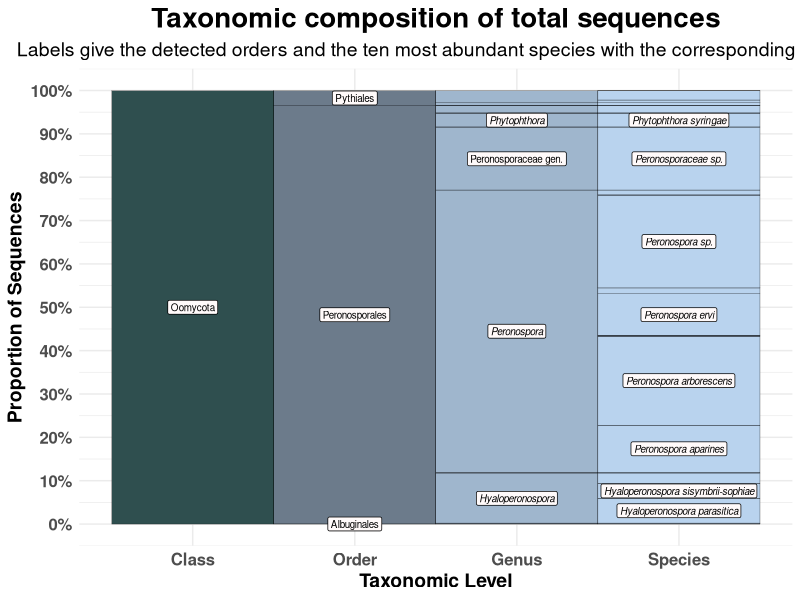

This figure's R source: (Note: this script raises an error after producing the figure.)
## ---- chunk 1
knitr::opts_chunk$set(echo = TRUE)
## ---- chunk 2
rm(list = ls())

library(magrittr)
library(ggplot2)
library(igraph)
library(ggraph)
library(plyr)
library(ggpubr)


TAX = as.data.frame(read.csv("../00_Data/Oomycota/04_Oomycota_filtered_NCBI-nt_blasted_sorted_BestHit_TaxonomyTable_Oomycetes_sequences_vsearch-ITS1-BestHit_AnnotationRefined_NoPipe.tsv", 
                    header = F, 
                    sep = "\t", 
                    stringsAsFactors = T))
OTU_Table = as.data.frame(read.csv("../00_Data/Oomycota/05_Oomycota_OTU_Table_new_min-freq-20617_min-feat-5_transposed_withMetadata.tsv", 
                     header = T, 
                     sep = "\t", 
                     stringsAsFactors = T))

SampleMetadata = OTU_Table[,1:5]
OTU_Table = OTU_Table[,6:ncol(OTU_Table)]

Abundances = colSums(OTU_Table)
TAX = cbind(TAX, Abundances)

colnames(TAX) = c("OTU_Number", "Order", "Family", "Genus", "Species", "Reference", "PercentID", "Abundance")
TAX$OTU_ID = paste0("OTU", TAX$OTU_Number, "_", TAX$Species)
TAX$Class = "Oomycota"


# aggregate same species and sum their abundance
TAX_aggregated = ddply(TAX, "Species", numcolwise(sum))
# skip the family because it's quite redundant with the order
TAX = subset(TAX, select = c("Class", "Order", "Genus", "Species"))
TAX = TAX[order(TAX[,"Species"]),]
TAX_tmp0 = cbind.data.frame(Node1 = TAX$Class, Node.2 = TAX$Order)
TAX_tmp1 = cbind.data.frame(Node1 = TAX$Order, Node.2 = TAX$Genus)
#TAX_tmp2 = cbind.data.frame(Node1 = TAX$Family, Node.2 = TAX$Genus)
TAX_tmp3 = cbind.data.frame(Node1 = TAX$Genus, Node.2 = TAX$Species)
TAX_nodes = cbind.data.frame(Node1 = TAX_aggregated$Species, size = TAX_aggregated$Abundance)
# Here we extract the "non-leaf" levels, like Order and Genus
# then we set their abundance to 0
Others = cbind.data.frame(Node1 = c(as.character(TAX$Class), 
                                    as.character(TAX$Order), 
                                    #as.character(TAX$Family), 
                                    as.character(TAX$Genus)), 
                          size = 0) %>% unique()
Others$size = as.numeric(Others$size)
TAX_nodes = rbind(Others, TAX_nodes)
TAX_tree = rbind(TAX_tmp0, 
                 TAX_tmp1, 
                 #TAX_tmp2, 
                 TAX_tmp3)
TAX_nodes$size = as.numeric(TAX_nodes$size)
## ---- chunk 3
edges = as.data.frame(TAX_tree)
vertices = as.data.frame(TAX_nodes)
vertices$size = as.numeric(vertices$size)
# mask species labels to plot only higher taxonomic labels
# like Order, Family and Genus
vertices$BaseHits = ifelse(vertices$size != 0, 
                           NA, 
                           as.character(vertices$Node1))
vertices$BaseHitsMasked = ifelse(grepl("NoHit", vertices$BaseHits), 
                                 "NoHit", 
                                 vertices$BaseHits)
# Here we look for the ten most abundant species
vertices$TopHits = ifelse(vertices$size %in% seq(from = 0, to = 46000, by = 1), 
                          NA, 
                          as.character(vertices$Node1))
vertices$TopHitsMasked = 
  ifelse(grepl("NoHit", vertices$TopHits), 
         paste0(lapply(strsplit(as.character(vertices$TopHits), "_"), `[[`, 1), "_sp."), 
         vertices$TopHits)
vertices$TopHitsMasked = 
  ifelse(grepl("_cf", vertices$TopHits), 
         paste0(lapply(strsplit(as.character(vertices$TopHits), "_"), `[[`, 1), "_sp."), 
         vertices$TopHitsMasked)
# get the genera from the top hits
vertices$TopHitsGenera = ifelse(vertices$Node1 %in% (edges$Node1[edges$Node.2 %in% vertices$TopHits] %>% unique()), 
                                as.character(vertices$Node1), 
                                NA)
vertices$TopHitsGeneraMasked = ifelse(grepl("NoHit", vertices$TopHitsGenera), 
                                      paste0(lapply(strsplit(as.character(vertices$TopHitsGenera), 
                                                       "_Genus_NoHit"), `[[`, 1), "_gen."), 
                                vertices$TopHitsGenera)
# get the order
vertices$Order = c("Oomycota", ifelse(vertices$Node1 %in% TAX$Order, 
                        as.character(vertices$Node1), 
                        NA)[2:length(vertices$Node1)])
vertices$size = as.numeric(vertices$size)
graph = graph_from_data_frame(edges, vertices = vertices, directed = T)
set.seed(1)

vertices$TopHitsMasked = gsub("_", " ", vertices$TopHitsMasked)
vertices$TopHitsGeneraMasked = gsub("_", " ", vertices$TopHitsGeneraMasked)
vertices$Order = gsub("Order_NoHit", NA_character_, vertices$Order)
## ---- chunk 4
g = ggraph(graph, 'partition', circular = F, weight = size) + 
  geom_node_tile(aes(fill = as.factor(depth)), show.legend = F) +
  theme_minimal() +
  scale_fill_manual(values = c("darkslategray", "slategray4", 
                               "slategray3", "slategray2")) +
  # order labels
  geom_node_label(aes(x = x, y = y, label = vertices$Order), 
                 #angle = node_angle(x, y) + ifelse(x > 0, 90, -90)), 
            hjust = 0.5, vjust = 0.5, repel = F, 
            fill = "snow1", size = 2.5) + 
  # Top 10 abundant taxa
  geom_node_label(aes(x = x, y = y, label = vertices$TopHitsMasked), 
                 #angle = node_angle(x, y) + ifelse(x > 0, 90, -90)), 
            hjust = 0.5, vjust = 0.5, repel = F, 
            fill = "snow1", size = 2.5, fontface = "italic") +
  # Corresponding Genus
  geom_node_label(aes(x = x, y = y, label = vertices$TopHitsGeneraMasked), 
                 #angle = node_angle(x, y) + ifelse(x > 0, 90, -90)), 
            hjust = 0.5, vjust = 0.5, repel = F, 
            fill = "snow1", size = 2.5, 
            fontface = ifelse(grepl("gen.", vertices$TopHitsGeneraMasked), "plain", "italic"))
# Get the maximum x value, this will be used to convert the axis to percent
Maxlabel = max(g$data$width)
g = g +
  scale_x_continuous(labels = function(x) paste0(round(x/Maxlabel*100,1), "%"), 
                     breaks = seq(from = 0, to = Maxlabel, length.out = 11)) +
  scale_y_continuous(breaks = c(1.5, 2.5, 3.5, 4.5),
                     minor_breaks = NULL, 
                     labels = c("Class", "Order", "Genus", "Species")) +
  labs(x = "Proportion of Sequences", 
       y = "Taxonomic Level", 
       title = "Taxonomic composition of total sequences", 
       subtitle = "Labels give the detected orders and the ten most abundant species with the corresponding genus") + 
  coord_flip() + 
  theme(axis.text=element_text(size=12, face = "bold"), 
        axis.title=element_text(size=14, face = "bold"), 
        plot.title = element_text(size = 20, face = "bold", hjust = 0.5), 
        plot.subtitle = element_text(size = 14, hjust = 0.5))

g
## ---- chunk 5
TAX_cerco = read.csv("../00_Data/Cercozoa/04_Cercozoa_OTU_ContingencyTable_filtered_sequences_NCBI-nt_blasted_sorted_BestHit_TaxonomyTable_Cercozoa_sequences_vsearch-V4-BestHit_AnnotationRefined_noPipe.tsv", 
                    header = F, 
                    sep = "\t", 
                    stringsAsFactors = T)
OTU_Table_cerco = as.data.frame(read.csv("../00_Data/Cercozoa/05_Cercozoa_OTU_Table_min-freq-16922_min-feat-5_transposed_withMetadata.tsv", 
                     header = T, 
                     sep = "\t", 
                     stringsAsFactors = T))

SampleMetadata_Cerco = OTU_Table_cerco[,1:5]
OTU_Table_cerco = OTU_Table_cerco[,6:ncol(OTU_Table_cerco)]

Abundances = colSums(OTU_Table_cerco)
TAX_cerco = cbind(TAX_cerco, Abundances)

colnames(TAX_cerco) = c("OTU_Number", "Order", "Family", "Genus", "Species", "Reference", "PercentID", "Abundance")
TAX_cerco$OTU_ID = paste0("OTU", TAX_cerco$OTU_Number, "_", TAX_cerco$Species)
TAX_cerco$Class = "Cercozoa"
Species_cerco = TAX_cerco$Species

# aggregate same species and sum their abundance
TAX_cerco_aggregated = ddply(TAX_cerco, "Species_cerco", numcolwise(sum))
colnames(TAX_cerco_aggregated) = c("Species", "OTU_Number", "PercentID", "Abundance")
# skip the family because it's quite redundant with the order
TAX_cerco = subset(TAX_cerco, select = c("Class", "Order", "Genus", "Species"))
TAX_cerco = TAX_cerco[order(TAX_cerco[,"Species"]),]

TAX_cerco_tmp0 = cbind.data.frame(Node1 = TAX_cerco$Class, Node.2 = TAX_cerco$Order)
TAX_cerco_tmp1 = cbind.data.frame(Node1 = TAX_cerco$Order, Node.2 = TAX_cerco$Genus)
#TAX_cerco_tmp2 = cbind.data.frame(Node1 = TAX_cerco$Family, Node.2 = TAX_cerco$Genus)
TAX_cerco_tmp3 = cbind.data.frame(Node1 = TAX_cerco$Genus, Node.2 = TAX_cerco$Species)
TAX_cerco_nodes = cbind.data.frame(Node1 = TAX_cerco_aggregated$Species, size = TAX_cerco_aggregated$Abundance)
Others_cerco = cbind.data.frame(Node1 = c(as.character(TAX_cerco$Class), 
                                    as.character(TAX_cerco$Order), 
                                    #as.character(TAX_cerco$Family), 
                                    as.character(TAX_cerco$Genus)), 
                          size = 0) %>% unique()

Others_cerco$size = as.numeric(Others_cerco$size)
TAX_cerco_nodes = rbind(Others_cerco, TAX_cerco_nodes)
TAX_cerco_tree = rbind(TAX_cerco_tmp0, 
                 TAX_cerco_tmp1, 
                 #TAX_cerco_tmp2, 
                 TAX_cerco_tmp3)
TAX_cerco_nodes$size = as.numeric(TAX_cerco_nodes$size)

edges_cerco = as.data.frame(TAX_cerco_tree)
vertices_cerco = as.data.frame(TAX_cerco_nodes)
vertices_cerco$size = as.numeric(vertices_cerco$size)

# mask species labels to plot only higher TAX_cercoonomic labels
vertices_cerco$BaseHits = ifelse(vertices_cerco$size != 0, 
                           NA, 
                           as.character(vertices_cerco$Node1))
vertices_cerco$BaseHitsMasked = ifelse(grepl("NoHit", vertices_cerco$BaseHits), 
                                 "NoHit", 
                                 vertices_cerco$BaseHits)
vertices_cerco$TopHits = ifelse(vertices_cerco$size %in% seq(from = 0, to = 20000, by = 1), 
                          NA, 
                          as.character(vertices_cerco$Node1))
vertices_cerco$TopHitsMasked = ifelse(grepl("NoHit", vertices_cerco$TopHits), 
                                paste0(lapply(strsplit(as.character(vertices_cerco$TopHits), 
                                                       "_"), `[[`, 1), "_sp."), 
                                vertices_cerco$TopHits)

# get the genera from the top hits
vertices_cerco$TopHitsGenera = ifelse(vertices_cerco$Node1 %in% (edges_cerco$Node1[edges_cerco$Node.2 %in% vertices_cerco$TopHits] %>% unique()), 
                                as.character(vertices_cerco$Node1), 
                                NA)
vertices_cerco$TopHitsGeneraMasked = ifelse(grepl("NoHit", vertices_cerco$TopHitsGenera), 
                                      paste0(lapply(strsplit(as.character(vertices_cerco$TopHitsGenera), 
                                                       "_Genus_NoHit"), `[[`, 1), "_gen."), 
                                vertices_cerco$TopHitsGenera)

# get the order
vertices_cerco$Order = c("Cercozoa", ifelse(vertices_cerco$Node1 %in% TAX_cerco$Order, 
                        as.character(vertices_cerco$Node1), 
                        NA)[2:length(vertices_cerco$Node1)])

graph_cerco = graph_from_data_frame(edges_cerco, vertices = vertices_cerco, directed = T)
set.seed(1)

vertices_cerco$TopHitsMasked = gsub("_", " ", vertices_cerco$TopHitsMasked)
vertices_cerco$TopHitsGeneraMasked = gsub("_", " ", vertices_cerco$TopHitsGeneraMasked)
vertices_cerco$Order = gsub("Order_NoHit", 
                            NA_character_, vertices_cerco$Order)
vertices_cerco$Order = gsub("Marimonadida", 
                            NA_character_, vertices_cerco$Order)

g_cerco = ggraph(graph_cerco, 'partition', circular = F, weight = size) + 
  geom_node_tile(aes(fill = as.factor(depth)), show.legend = F) +
  theme_minimal() +
  scale_fill_viridis_d(option = "magma", begin = 0.3) +
                     #values = c("indianred4", "#fb6a4a", 
                      #         "#fcae91", "#fee5d9")) +
  # order labels
  geom_node_label(aes(x = x, y = y, label = vertices_cerco$Order), 
                 #angle = node_angle(x, y) + ifelse(x > 0, 90, -90)), 
            hjust = 0.5, vjust = 0.5, repel = F, 
            fill = "snow1", size = 2.5, 
            nudge_x = ifelse(vertices_cerco$Order == "Cercomonadida", 
                             10000, 0)) + 
  # Top 10 abundant TAX_cercoa
  geom_node_label(aes(x = x, y = y, label = vertices_cerco$TopHitsMasked), 
                 #angle = node_angle(x, y) + ifelse(x > 0, 90, -90)), 
            hjust = 0.5, vjust = 0.5, repel = F, 
            fill = "snow1", size = 2.5, fontface = "italic", 
            nudge_x = ifelse(vertices_cerco$TopHitsMasked == "Cercomonas plasmodialis", 10000, 0)) +
  # Corresponding Genus
  geom_node_label(aes(x = x, y = y, label = vertices_cerco$TopHitsGeneraMasked), 
                 #angle = node_angle(x, y) + ifelse(x > 0, 90, -90)), 
            hjust = 0.5, vjust = 0.5, repel = F, 
            fill = "snow1", size = 2.5, 
            nudge_x = ifelse(vertices_cerco$TopHitsGeneraMasked == "Cercomonas", 
                             10000, 0), 
            fontface = ifelse(grepl("gen.", vertices_cerco$TopHitsGeneraMasked), "plain", "italic"))

# Get the maximum x value, this will be used to convert the axis to percent
Maxlabel_cerco = max(g_cerco$data$width)

g_cerco = g_cerco +
  scale_x_continuous(labels = function(x) paste0(round(x/Maxlabel_cerco*100,1), "%"), 
                     breaks = seq(from = 0, to = Maxlabel_cerco, length.out = 11)) +
  scale_y_continuous(breaks = c(1.5, 2.5, 3.5, 4.5),
                     minor_breaks = NULL, 
                     labels = c("Class", "Order", "Genus", "Species")) +
  labs(x = "Proportion of Sequences", 
       y = "Taxonomic Level", 
       title = "Taxonomic composition of total sequences", 
       subtitle = "Labels give the detected orders and the ten most abundant species with the corresponding genus") + 
  coord_flip() + 
  theme(axis.text=element_text(size=12, face = "bold"), 
        axis.title=element_text(size=14, face = "bold"), 
        plot.title = element_text(size = 20, face = "bold", hjust = 0.5), 
        plot.subtitle = element_text(size = 14, hjust = 0.5))

g_cerco
## ---- chunk 6
g$labels$title = NULL
g_cerco$labels$title = NULL
g$labels$subtitle = NULL
g_cerco$labels$subtitle = NULL

combi = ggarrange(g_cerco, g, 
                  labels = c("A", "B"), 
                  ncol = 1, nrow = 2) #%>%
  #annotate_figure(fig.lab = "Figure X", fig.lab.face = "bold", 
  #                fig.lab.size = 18, 
  #                top = text_grob("Non-metric multidimensional scaling", 
  #                                face = "bold", size = 20))
#ggsave("NMDSCombined.tif", plot = combi, 
#       device = "tiff", dpi = 600, width = 28, height = 11, 
#       units = "cm")
ggsave("AirSampler_TaxonomicCompositionCombined.png", plot = combi, 
       device = "png", dpi = 300, width = 17.7, height = 17.7, 
       units = "cm")
ggsave("AirSampler_TaxonomicCompositionCombined.jpeg", plot = combi, 
       device = "jpeg", dpi = 300, width = 17.7, height = 17.7, 
       units = "cm")
ggsave("AirSampler_TaxonomicCompositionCombined.pdf", plot = combi, 
       device = "pdf", dpi = 300, width = 17.7, height = 17.7, 
       units = "cm")
ggsave("AirSampler_TaxonomicCompositionCombined.tiff", plot = combi, 
       device = "tiff", dpi = 300, width = 17.7, height = 17.7, 
       units = "cm", compression = "lzw")

combi
